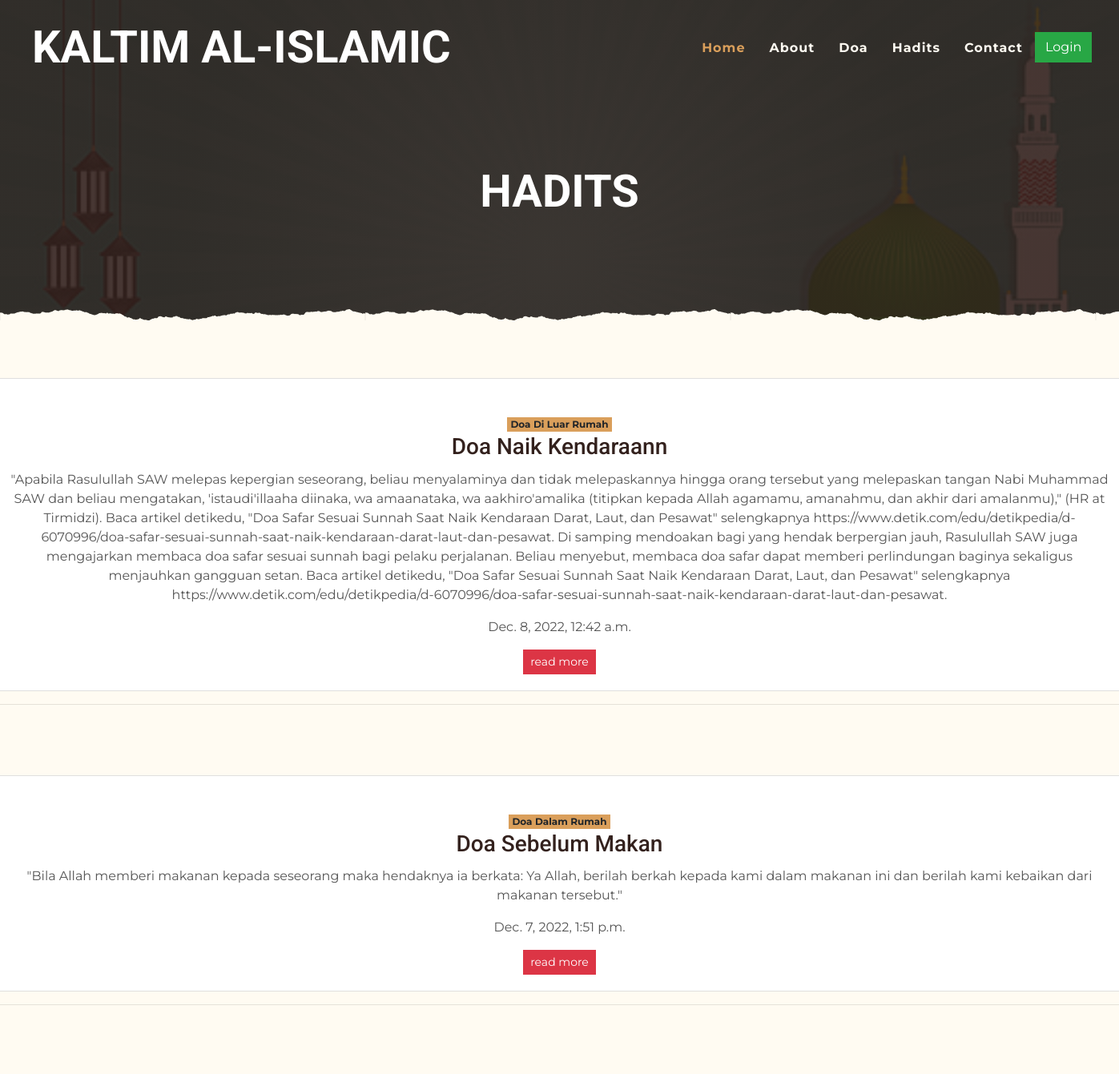
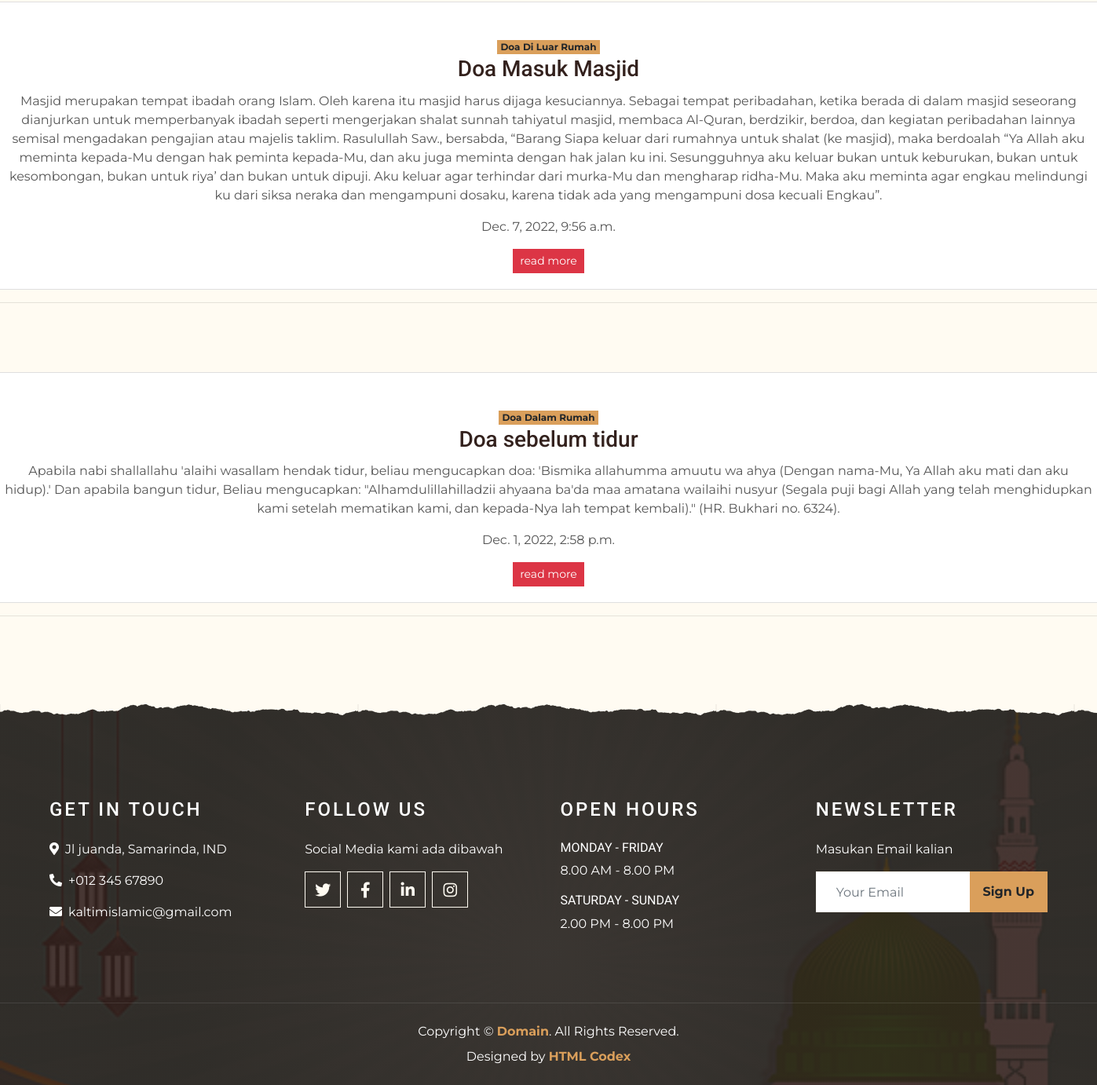
Page /blog on the committed database (2 pictures, top to bottom).
### blog/models.py (models this page shows, shortened)
class Info(models.Model):
    nama = models.CharField(max_length=100, blank=True, null=True)
    judul = models.CharField(max_length=100)
    body = models.TextField()
    kategory = models.ForeignKey(Kategori, on_delete=models.CASCADE)
    date = models.DateTimeField(auto_now_add=True)
    class Meta:
        ordering = ['-date']
        verbose_name_plural = "Info"

class Kategori(models.Model):
    nama = models.CharField(max_length=20)
    def __str__(self):
        return self.nama
    class Meta:
        verbose_name_plural = "Kategori"

### doa/views.py (the view)
# urls.py: path('blog', blog, name='blog'),
def blog(request):
    template_name = 'front/blog.html'
    info = Info.objects.all()
    context = {
        'title':'halaman blog',
        'info' :info,
    }
    return render(request, template_name, context)

### templates/front/blog.html (shortened to what this page needs)
{% extends 'front/base.html' %}
{% load static %}
{% block content %}
    <div class="container-fluid page-header mb-5 position-relative overlay-bottom">
        <div class="d-flex flex-column align-items-center justify-content-center pt-0 pt-lg-5" style="min-height: 400px">
            <h1 class="display-4 mb-3 mt-0 mt-lg-5 text-white text-uppercase">Hadits</h1>
        </div>
    </div>
    {% for a in info %}
    <div class="article">
        <div class="row">
            <div class="card card-blog card-plain text-center">
                <div class="card-image">
                    </div>
                <div class="card-body">
                    <div class="card-category">
                        <span class="badge badge-primary main-tag">{{a.kategory}}</span>
                    </div>
                <a href="javascrip: void(0)l">
                    <h3 class="card-title">{{a.judul}}</h3>
                </a>
                <div class="card-description">
                    <p>{{a.body}}</p>
                </div>
                <div class="card-description">
                    <p>{{a.date }}</p>
                </div>
                <button class="btn btn-danger btn-round btn-sm">read more</button>
                </div>
            </div>
        </div>
    </div>
    <hr><br /><br />
{% endfor %}
{% endblock content %}

### templates/front/base.html (shortened to what this page needs)
{% load static %}
<!DOCTYPE html>
<html lang="en">
<head>
    <link href="https://cdnjs.cloudflare.com/ajax/libs/font-awesome/5.10.0/css/all.min.css" rel="stylesheet">
    <link href="{% static 'front/lib/owlcarousel/assets/owl.carousel.min.css' %}" rel="stylesheet">
    <link href="{% static 'front/lib/tempusdominus/css/tempusdominus-bootstrap-4.min.css' %}" rel="stylesheet" />
    <link href="{% static 'front/css/style.css' %}" rel="stylesheet">
</head>
<body>
    <div class="container-fluid p-0 nav-bar">
        <nav class="navbar navbar-expand-lg bg-none navbar-dark py-3">
            <a href="index.html" class="navbar-brand px-lg-4 m-0">
                <h1 class="m-0 display-4 text-uppercase text-white">Kaltim Al-Islamic &nbsp;&nbsp;&nbsp;&nbsp;&nbsp;&nbsp;&nbsp;&nbsp;&nbsp;&nbsp;&nbsp;&nbsp;&nbsp;&nbsp;&nbsp;&nbsp;&nbsp;</h1>
            </a>
            <div class="collapse navbar-collapse justify-content-between" id="navbarCollapse">
                <div class="navbar-nav m%l-auto p-4">
                    <a href="{% url 'index' %}" class="nav-item nav-link active">Home</a>
                    <a href="{% url 'about' %}" class="nav-item nav-link">About</a>
                    <a href="{% url 'doa' %}" class="nav-item nav-link">Doa</a>
                    <a href="{% url 'blog' %}" class="nav-item nav-link">Hadits</a>
                    <a href="{% url 'contact' %}" class="nav-item nav-link">Contact</a>
                    {% if request.user.is_anonymous %}
                        <a href="{% url 'login' %}"><button class="btn btn-success">Login</button></a>
                        {% else %}
                        <a href="{% url 'dashboard' %}"><button class="btn btn-danger">Dashboard</button></a>
                    {% endif %}
                </div>
            </div>
        </nav>
    </div>
    {% block content %}
    {% endblock content %}
    <div class="container-fluid footer text-white mt-5 pt-5 px-0 position-relative overlay-top">
        <div class="row mx-0 pt-5 px-sm-3 px-lg-5 mt-4">
            <div class="col-lg-3 col-md-6 mb-5">
                <h4 class="text-white text-uppercase mb-4" style="letter-spacing: 3px;">Get In Touch</h4>
                <p><i class="fa fa-map-marker-alt mr-2"></i>Jl juanda, Samarinda, IND</p>
                <p><i class="fa fa-phone-alt mr-2"></i>+012 345 67890</p>
                <p class="m-0"><i class="fa fa-envelope mr-2"></i>kaltimislamic@gmail.com</p>
            </div>
            <div class="col-lg-3 col-md-6 mb-5">
                <h4 class="text-white text-uppercase mb-4" style="letter-spacing: 3px;">Follow Us</h4>
                <p>Social Media kami ada dibawah</p>
                <div class="d-flex justify-content-start">
                    <a class="btn btn-lg btn-outline-light btn-lg-square mr-2" href="#"><i class="fab fa-twitter"></i></a>
                    <a class="btn btn-lg btn-outline-light btn-lg-square mr-2" href="#"><i class="fab fa-facebook-f"></i></a>
                    <a class="btn btn-lg btn-outline-light btn-lg-square mr-2" href="#"><i class="fab fa-linkedin-in"></i></a>
                    <a class="btn btn-lg btn-outline-light btn-lg-square" href="#"><i class="fab fa-instagram"></i></a>
                </div>
            </div>
            <div class="col-lg-3 col-md-6 mb-5">
                <h4 class="text-white text-uppercase mb-4" style="letter-spacing: 3px;">Open Hours</h4>
                <div>
                    <h6 class="text-white text-uppercase">Monday - Friday</h6>
                    <p>8.00 AM - 8.00 PM</p>
                    <h6 class="text-white text-uppercase">Saturday - Sunday</h6>
                    <p>2.00 PM - 8.00 PM</p>
                </div>
            </div>
            <div class="col-lg-3 col-md-6 mb-5">
                <h4 class="text-white text-uppercase mb-4" style="letter-spacing: 3px;">Newsletter</h4>
                <p>Masukan Email kalian</p>
                <div class="w-100">
                    <div class="input-group">
                        <input type="text" class="form-control border-light" style="padding: 25px;" placeholder="Your Email">
                        <div class="input-group-append">
                            <button class="btn btn-primary font-weight-bold px-3">Sign Up</button>
                        </div>
                    </div>
                </div>
            </div>
        </div>
        <div class="container-fluid text-center text-white border-top mt-4 py-4 px-sm-3 px-md-5" style="border-color: rgba(256, 256, 256, .1) !important;">
            <p class="mb-2 text-white">Copyright &copy; <a class="font-weight-bold" href="#">Domain</a>. All Rights Reserved.</a></p>
            <p class="m-0 text-white">Designed by <a class="font-weight-bold" href="https://htmlcodex.com">HTML Codex</a></p>
        </div>
    </div>
</body>
</html>

### rows in the picture
Info: kategory "Doa Di Luar Rumah", judul "Doa Naik Kendaraann", body "\"Apabila Rasulullah SAW melepas kepergian seseorang, beliau menyalaminya dan tidak melepaskannya hingga orang tersebut yang melepaskan tangan Nabi Muhammad SAW dan beliau mengatakan, 'istaudi'illaaha diinaka, wa amaanataka, wa aakhiro'amalika (titipkan kepada Allah agamamu, amanahmu, dan akhir dari amalanmu),\" (HR at Tirmidzi). Baca artikel detikedu, \"Doa Safar Sesuai Sunnah Saat Naik Kendaraan Darat, Laut, dan Pesawat\" selengkapnya https://www.detik.com/edu/detikpedia/d-6070996/doa-safar-sesuai-sunnah-saat-naik-kendaraan-darat-laut-dan-pesawat. Di samping mendoakan bagi yang hendak berpergian jauh, Rasulullah SAW juga mengajarkan membaca doa safar sesuai sunnah bagi pelaku perjalanan.…", date "Dec. 8, 2022, 12:42 a.m."
Info: kategory "Doa Dalam Rumah", judul "Doa Sebelum Makan", body "\"Bila Allah memberi makanan kepada seseorang maka hendaknya ia berkata: Ya Allah, berilah berkah kepada kami dalam makanan ini dan berilah kami kebaikan dari makanan tersebut.\"", date "Dec. 7, 2022, 1:51 p.m."
Info: kategory "Doa Di Luar Rumah", judul "Doa Masuk Masjid", body "Masjid merupakan tempat ibadah orang Islam. Oleh karena itu masjid harus dijaga kesuciannya. Sebagai tempat peribadahan, ketika berada di dalam masjid seseorang dianjurkan untuk memperbanyak ibadah seperti mengerjakan shalat sunnah tahiyatul masjid, membaca Al-Quran, berdzikir, berdoa, dan kegiatan peribadahan lainnya semisal mengadakan pengajian atau majelis taklim. Rasulullah Saw., bersabda, “Barang Siapa keluar dari rumahnya untuk shalat (ke masjid), maka berdoalah “Ya Allah aku meminta kepada-Mu dengan hak peminta kepada-Mu, dan aku juga meminta dengan hak jalan ku ini. Sesungguhnya aku keluar bukan untuk keburukan, bukan untuk kesombongan, bukan untuk riya’ dan bukan untuk dipuji. Aku…", date "Dec. 7, 2022, 9:56 a.m."
Info: kategory "Doa Dalam Rumah", judul "Doa sebelum tidur", body "Apabila nabi shallallahu 'alaihi wasallam hendak tidur, beliau mengucapkan doa: 'Bismika allahumma amuutu wa ahya (Dengan nama-Mu, Ya Allah aku mati dan aku hidup).' Dan apabila bangun tidur, Beliau mengucapkan: \"Alhamdulillahilladzii ahyaana ba'da maa amatana wailaihi nusyur (Segala puji bagi Allah yang telah menghidupkan kami setelah mematikan kami, dan kepada-Nya lah tempat kembali).\" (HR. Bukhari no. 6324).", date "Dec. 1, 2022, 2:58 p.m."
